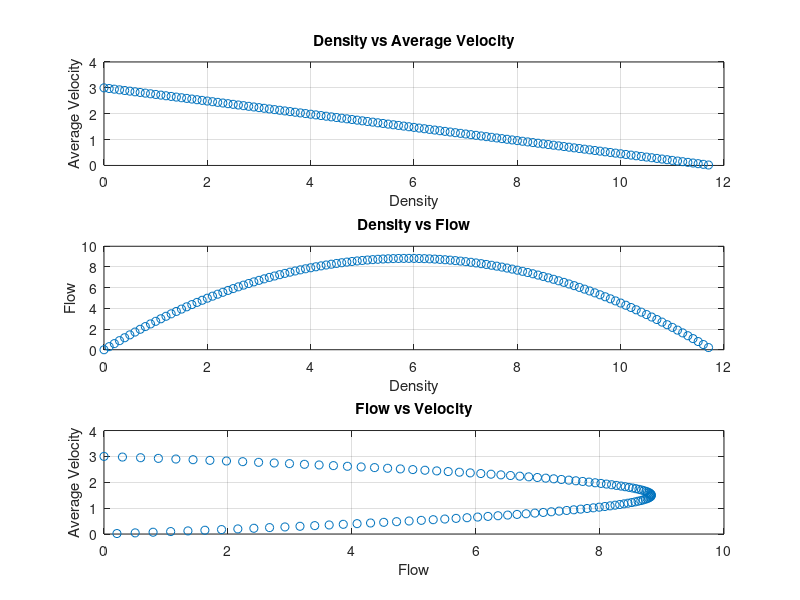

MATLAB code for this plot:
v0 = 3; % free flow velocity
pj = 11.77; % density jam
p = 0:0.1:pj; % range of densities

Q = v0 * (1 - p/pj) .* p; % flow based on greenshields
v = v0 * (1 - p/pj); % velocity based on greenshields

pc = pj/2; % critical density
Qmax = v0 * pj/4; % maximum flow

figure;

subplot(3, 1, 1);
plot(p, v, 'o');
xlabel('Density');
ylabel('Average Velocity');
title('Density vs Average Velocity');
ylim([0, 4])
grid on;

subplot(3, 1, 2);
plot(p, Q, 'o');
xlabel('Density');
ylabel('Flow');
title('Density vs Flow');
grid on;

subplot(3, 1, 3);
plot(Q, v, 'o');
ylabel('Average Velocity');
xlabel('Flow');
title('Flow vs Velocity');
ylim([0, 4])
grid on;

% subplot(1, 3, 1);
% plot(p, v, 'o');
% xlabel('Density');
% ylabel('Average Velocity');
% title('Density vs Average Velocity');
% ylim([0, 4])
% grid on;
% 
% subplot(1, 3, 2);
% plot(p, Q, 'o');
% xlabel('Density');
% ylabel('Flow');
% title('Density vs Flow');
% grid on;
% 
% subplot(1, 3, 3);
% plot(Q, v, 'o');
% ylabel('Average Velocity');
% xlabel('Flow');
% title('Flow vs Velocity');
% grid on;
